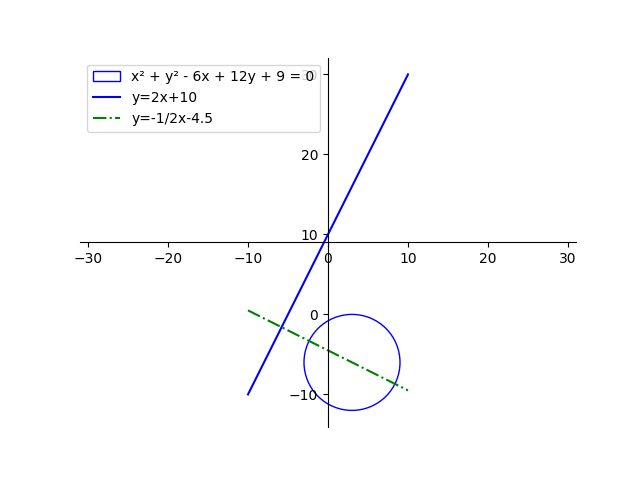

Recreate this plot in Python.

import matplotlib.pyplot as plt
import numpy as np
fig = plt.figure()
ax = fig.add_subplot(1, 1, 1)
x = np.linspace(-10,10,100)
circle = plt.Circle((3, -6), 6.0, color='blue', fill=False,label='x² + y² - 6x + 12y + 9 = 0')
fig=plt.gcf()
ax=fig.gca()# (or if you have an existing figure)

ax.add_patch(circle)
ax.axis('equal')
ax.spines['left'].set_position('center')
ax.spines['bottom'].set_position('center')
ax.spines['right'].set_color('none')
ax.spines['top'].set_color('none')
ax.xaxis.set_ticks_position('bottom')
ax.yaxis.set_ticks_position('left')
plt.plot(x, 2*x+10, '-b', label='y=2x+10')
plt.plot(x, -1/2*x-4.5,'-.g', label='y=-1/2x-4.5')

plt.legend(loc='upper left')
plt.show()
